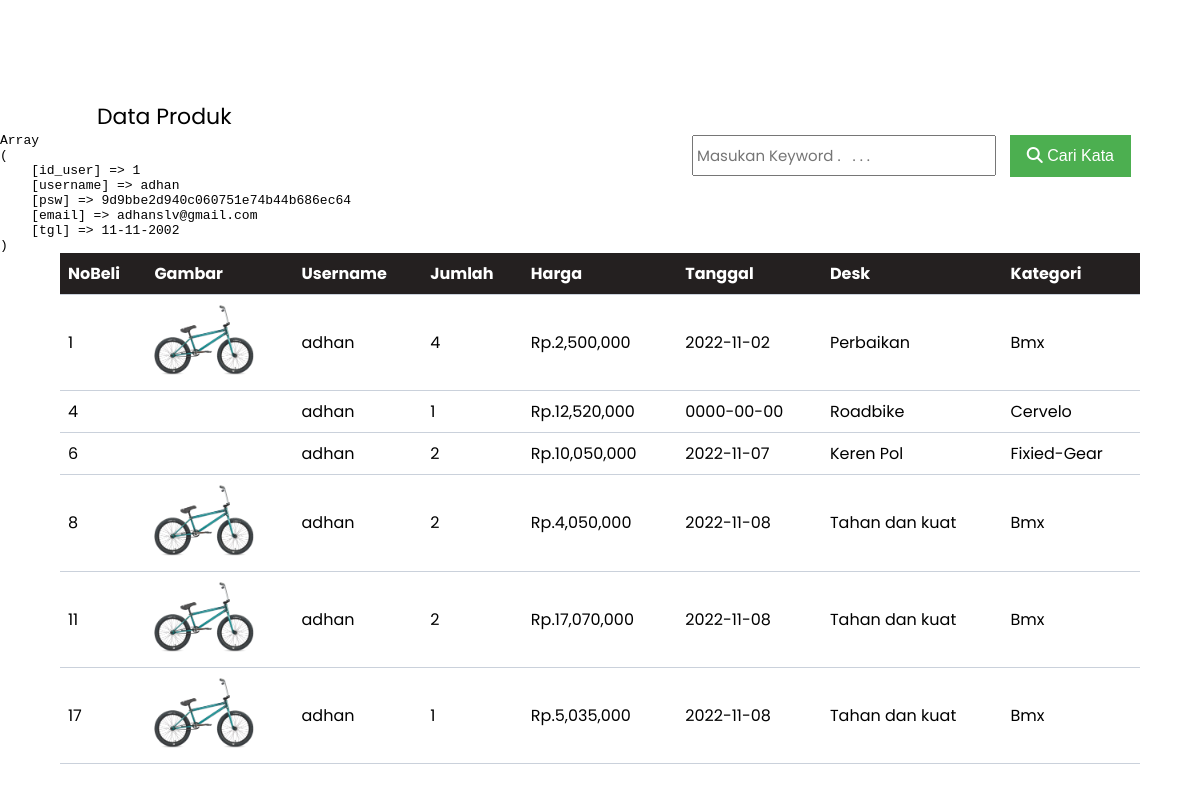
/user/histori.php (signed in), run on the app's committed database.
### tables this page shows
CREATE TABLE `tb_pembelian` (
  `id_pembelian` int(10) NOT NULL,
  `id_user` int(11) NOT NULL,
  `id_produk` int(11) NOT NULL,
  `id_ongkir` int(11) NOT NULL,
  `jumlah` int(11) NOT NULL,
  `tanggal` date NOT NULL,
  `harga` int(11) NOT NULL
);

CREATE TABLE `tb_produk` (
  `id_produk` int(11) NOT NULL,
  `gambar` varchar(200) NOT NULL,
  `nama` varchar(30) NOT NULL,
  `harga` varchar(50) NOT NULL,
  `stok` varchar(11) NOT NULL,
  `desk` text NOT NULL,
  `kategori` varchar(25) NOT NULL
);

CREATE TABLE `tb_user` (
  `id_user` int(10) NOT NULL,
  `username` varchar(30) NOT NULL,
  `psw` varchar(100) NOT NULL,
  `email` varchar(50) NOT NULL,
  `tgl` varchar(25) NOT NULL
);

### user/histori.php (the view, shortened to what this page needs)
<?php
  require '..\koneksi.php';
  $id_user = $_SESSION['pelanggan']['id_user'];
  $data = $db->query("SELECT tb_pembelian.id_pembelian ,tb_pembelian.tanggal,
                    tb_produk.gambar, tb_user.username,tb_pembelian.jumlah, tb_pembelian.harga,
                    tb_produk.desk,tb_produk.kategori FROM tb_pembelian
                    LEFT JOIN tb_user on tb_pembelian.id_user = tb_user.id_user
                    LEFT JOIN tb_produk on tb_pembelian.id_produk = tb_produk.id_produk
                    WHERE tb_pembelian.id_user = $id_user ");
?>
<!DOCTYPE html>
<html lang="en">
<head>
</head>
<html>
<body>
    <div class="tombol">
      <form    METHOD="POST" >
        <input type="text" name="keyword" style="height: 30px;" placeholder="Masukan Keyword .   . . . ">
        <button  class="create" type="submit" name="cari"><i class="fas fa-search"></i> Cari Kata</button>
      </form>
    </div>
    <p class="info">Data Produk</p>
    <pre><?php print_r($_SESSION['pelanggan'])?></pre>
    <table>
        <tr>
              <th>NoBeli</th>
              <th>Gambar</th>
              <th>Username</th>
              <th>Jumlah</th>
              <th>Harga</th>
              <th>Tanggal</th>
              <th>Desk</th>
              <th>Kategori</th>
        </tr>
        <?php foreach ($data as $hasil) { ?>
        <tr>
          <td><?php echo $hasil ['id_pembelian']?></td>
            <td><img src="../img/<?=$hasil['gambar']?>" alt="" width="100px"></td>
            <td><?php echo $hasil ['username']?></td>
            <td><?php echo $hasil ['jumlah']?></td>
            <td>Rp.<?php echo number_format ($hasil ['harga'])?></td>
            <td><?php echo $hasil ['tanggal']?></td>
            <td><?php echo $hasil ['desk']?></td>
            <td><?php echo $hasil ['kategori']?></td>
        </tr>
        <?php
        }
        ?>
    </table>
</body>
</html>

### user/histori.php (style rules this page uses)
body { font-family: 'Poppins', sans-serif; }
input[type=text] { margin-right:-65px; padding: 3.5px; margin-top: 8px; font-size: 15px; font-family: 'Poppins', sans-serif; }
.tombol { float:right; }
* { margin: 0; padding: 0; }
button { background-color: #4CAF50; border: 4px; color: white; padding: 12px 17px; text-align: center; text-decoration: none; display: inline-block; font-size: 16px; margin: 35px 69px 0 75px; cursor: pointer; }
.info { color:black; font-size:22px; padding-left:97px; margin-top:100px; }
table { border-collapse: collapse; width: 90%; margin: auto; }
th, td { text-align: left; padding: 8px; border-bottom:1px solid #cad1db; }
th { background-color: #242020; color: white; }

### data on the page
tb_pembelian: id_pembelian "1", id_produk.gambar (picture), id_user.username "adhan", jumlah "4", harga "2,500,000", tanggal "2022-11-02", id_produk.desk "Perbaikan", id_produk.kategori "Bmx"
tb_pembelian: id_pembelian "4", id_user.username "adhan", jumlah "1", harga "12,520,000", tanggal "0000-00-00", id_produk.desk "Roadbike", id_produk.kategori "Cervelo"
tb_pembelian: id_pembelian "6", id_user.username "adhan", jumlah "2", harga "10,050,000", tanggal "2022-11-07", id_produk.desk "Keren Pol", id_produk.kategori "Fixied-Gear"
tb_pembelian: id_pembelian "8", id_produk.gambar (picture), id_user.username "adhan", jumlah "2", harga "4,050,000", tanggal "2022-11-08", id_produk.desk "Tahan dan kuat", id_produk.kategori "Bmx"
tb_pembelian: id_pembelian "11", id_produk.gambar (picture), id_user.username "adhan", jumlah "2", harga "17,070,000", tanggal "2022-11-08", id_produk.desk "Tahan dan kuat", id_produk.kategori "Bmx"
tb_pembelian: id_pembelian "17", id_produk.gambar (picture), id_user.username "adhan", jumlah "1", harga "5,035,000", tanggal "2022-11-08", id_produk.desk "Tahan dan kuat", id_produk.kategori "Bmx"
